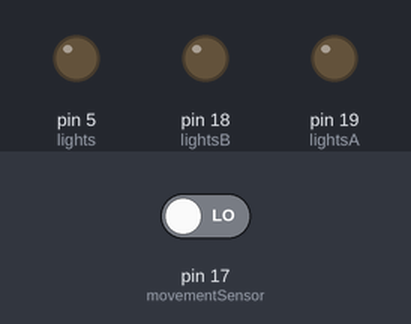
A sketch run on a simulated Arduino Uno, built with avr-gcc and run on an emulated ATmega328P. On the bench: output pins drawn as LEDs (lit = HIGH). The test bench sets the inputs (shaded band); at power-on: pin 17 (movementSensor) LOW. What the sketch prints to the serial monitor is not drawn.

Above: at 0.1 s.
At 60.1 s:
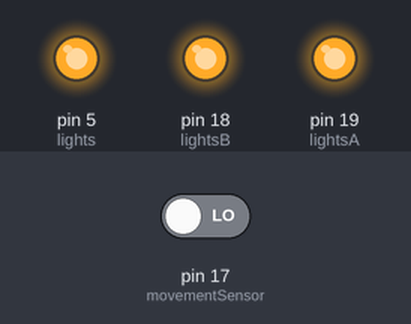
Timing chart, 0 to 61.6 s (numbered marks = the images above):
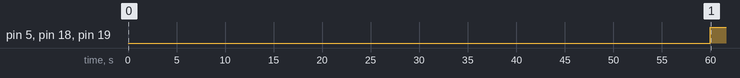

Measured:
- by itself, pin 5 (lights), pin 18 (lightsB), pin 19 (lightsA): LOW → HIGH at 60.0 s

The sketch:

Nocturno_V1_1Hr_Abril2021.ino
```cpp
int movementSensor = 17;  //Door status
int lights = 5;
int lightsA = 19; //Relay Luz AC
int lightsB = 18; //Relay Luz AC

//Parameters

long int t1 = 3604000; //Time of light exposure
long int msecs = 0;
void setup() {

  Serial.begin(115200);

  pinMode(lights, OUTPUT);
  pinMode(lightsA, OUTPUT);
  pinMode(lightsB, OUTPUT);

  //Each system must start OFF when plugged in

  digitalWrite(lights, LOW);
  digitalWrite(lightsA, LOW);
  digitalWrite(lightsB, LOW);

Serial.print("START");
delay(60000);

}

void loop() {
  if(msecs < t1){
    msecs += 1;
    delay(1);
    }

  if(digitalRead(movementSensor) == HIGH){
    digitalWrite(lights, LOW);
    digitalWrite(lightsA, LOW);
    digitalWrite(lightsB, LOW);
    delay(10000);
    Serial.print("LOW");
    }


 if(digitalRead(movementSensor) == LOW && msecs < t1){
  digitalWrite(lights, HIGH);
  digitalWrite(lightsA, HIGH);
  digitalWrite(lightsB, HIGH);
  Serial.print("HIGH");
    }

 if(msecs == t1 || msecs > t1){
  digitalWrite(lights, LOW);
  digitalWrite(lightsA, LOW);
  digitalWrite(lightsB, LOW);
  Serial.print("LOW");
    }
}
```
